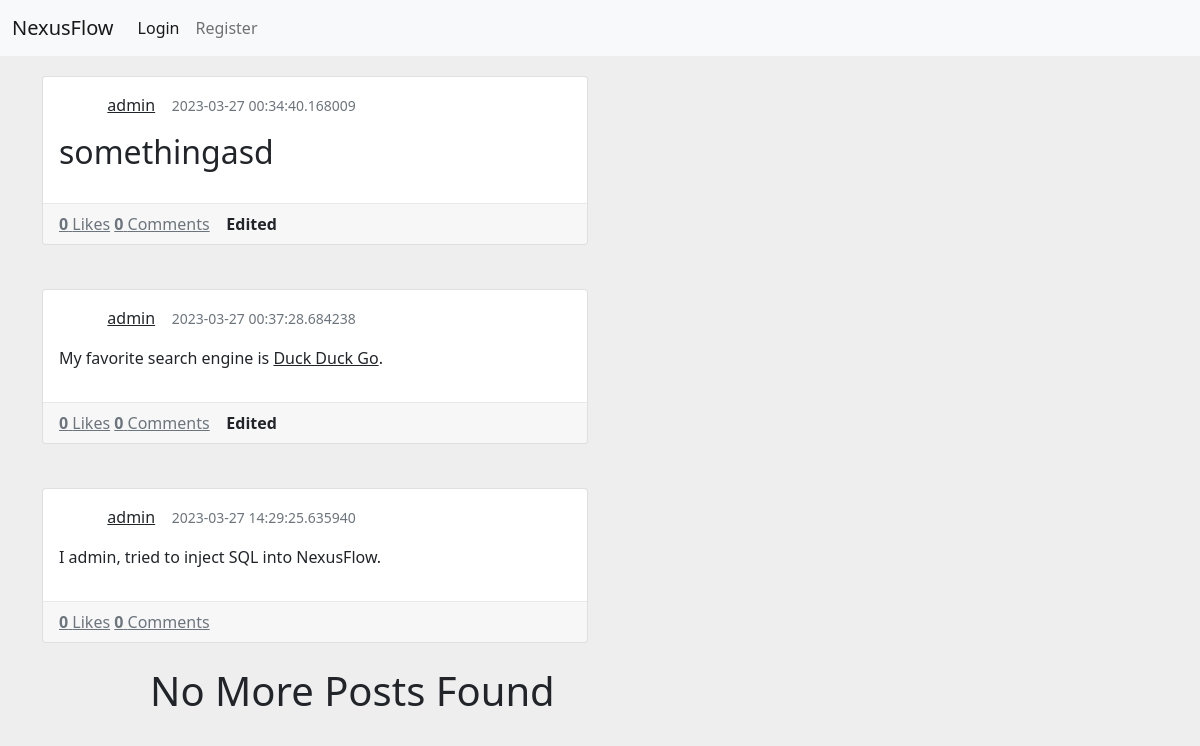
The page / on the database its author committed.
### app.py (models this page shows, shortened)
class Serializer(object):
	def serialize(self):
		return {c: getattr(self, c) for c in inspect(self).attrs.keys()}
	@staticmethod
	def serialize_list(l):
		return [m.serialize() for m in l]

class Users(db.Model, Serializer):
	id = db.Column(db.Integer, primary_key=True)
	public_id = db.Column(db.Integer)
	badges = db.Column(db.Integer)
	bio = db.Column(db.String(150))
	name = db.Column(db.String(50))
	password = db.Column(db.String(50))
	pfpurl = db.Column(db.String(150))
	likedposts = db.Column(db.String())
	admin = db.Column(db.Boolean)

class Posts(db.Model):
	id = db.Column(db.Integer, primary_key=True, autoincrement=True)
	pub_id = db.Column(db.String(75))
	date_created = db.Column(db.DateTime, default=datetime.utcnow)
	content = db.Column(db.String(2000))
	parentpost = db.Column(db.Integer)
	creator = db.Column(db.String(50))
	subpost = db.Column(db.Integer)
	likes = db.Column(db.Integer)
	comments = db.Column(db.Integer)
	del_allow = db.Column(db.Boolean)
	edited = db.Column(db.Boolean)

### app.py (the view)
@app.route('/')
def maintemp():
	temp = Posts.query.all()
	posts = []
	creates = []
	for post in temp:
		posts.append(post.__dict__)
		create = Users.query.filter_by(public_id=post.creator).first()
		creates.append(create)
	myuser = getuserfromtoken(request.cookies.get('token'))
	if myuser == None:
		myuser = {}
	return render_template('index.html',
	                       posts=posts,
	                       creates=creates,
	                       myuser=myuser)

### app.py (called while the page is built, shortened)
@app.context_processor
def inject_now():
	return {'now': datetime.utcnow()}

def getuserfromtoken(token):
	if not token:
		return None

### templates/index.html (shortened to what this page needs)
<!DOCTYPE html>
<html lang="en">
<head>
  <link href="https://cdn.jsdelivr.net/npm/bootstrap@5.0.0/dist/css/bootstrap.min.css" rel="stylesheet" >
</head>
<body>
{% set user = myuser %}
{% include "header.html" %}
{% for i in range(posts|length) %}
{% set post = posts[i] %}
{% set create = creates[i] %}
<div class="container posts-content">
    <div class="row">
        <div class="col-lg-6">
            <div class="card mb-4">
              <div class="card-body">
                <div class="media mb-3">
                  <div class="d-flex align-items-center">
                    <div class="media-body ml-3">
                      <a href="/u/{{create['name']}}">{{create['name']}}</a>
                    </div>&nbsp;&nbsp;&nbsp;&nbsp;
                    <div class="text-muted small">{{post['date_created']}} </div>
                  </div>
                </div>
                <div id="content{{post['pub_id']}}">
                <p id="content-text{{post['pub_id']}}">
									{{post['content']|markdown}}
                </p>
                </div>
              </div>
              <div class="card-footer">
                <a href="javascript:send('{{post['pub_id']}}')" class="d-inline-block text-muted">
                    <strong>{{post['likes']}}</strong> Likes
                </a>
                <a href="javascript:void(0)" class="d-inline-block text-muted ml-3">
                    <strong>{{post['comments']}}</strong> Comments
                </a>
                {% if post['edited'] == True %}
                    <strong>Edited</strong>
                {% endif %}
              </div>
            </div>
        </div>
</div>
</div>
{% endfor %}
<h1 style="padding-left:150px;">No More Posts Found</h1>
</body>
</html>

### templates/header.html (shortened to what this page needs)
    <nav class="navbar navbar-expand-lg navbar-light bg-light">
        <div class="container-fluid">
            <a class="navbar-brand" href="/">NexusFlow</a>
            <div class="collapse navbar-collapse" id="navbarNavDropdown">
                <ul class="navbar-nav">
                    {% if user != {} %}
                    <li class="nav-item">
                        <a class="nav-link active" aria-current="page" href="/post/create">Create Post</a>
                    </li>
                    <li class="nav-item">
                        <a class="nav-link" href="/u/{{user.name}}">Profile</a>
                    </li>
                    <li class="nav-item dropdown">
                        <a class="nav-link dropdown-toggle" href="#" id="navbarDropdownMenuLink" role="button" data-bs-toggle="dropdown" aria-expanded="false">
                            <img src="{{user.pfpurl}}" alt="" width="30" height="24" class="d-inline-block align-text-top profile-image">
                            {{user.name}}
                        </a>
                        <ul class="dropdown-menu dropdown-menu-end" aria-labelledby="navbarDropdownMenuLink">
                            <li><a class="dropdown-item" href="javascript:logout()">Logout</a></li>
                            <li><a class="dropdown-item" href="/settings">Settings</a></li>
                        </ul>
                    </li>
                    {% else %}
                    <li class="nav-item">
                        <a class="nav-link active" aria-current="page" href="/login">Login</a>
                    </li>
                    <li class="nav-item">
                        <a class="nav-link" href="/register">Register</a>
                    </li>
                    {% endif %}
                </ul>
            </div>
        </div>
    </nav>

### templates/index.html (style rules this page uses)
body { background:#eee; }
a { color: inherit; }
.posts-content { margin-top:20px; }
.d-flex, .d-inline-flex, .media, .media>:not(.media-body), .jumbotron, .card { -ms-flex-negative: 1; flex-shrink: 1; }
.card-footer, .card hr { border-color: rgba(24,28,33,0.06); }

### rows shown on the page
Posts: date_created "2023-03-27 00:34:40.168009", content "somethingasd", likes "0", comments "0", shows "Edited"
Users: name "admin"
Posts: date_created "2023-03-27 00:37:28.684238", content "My favorite search engine is Duck Duck Go .", likes "0", comments "0", shows "Edited"
Posts: date_created "2023-03-27 14:29:25.635940", content "I admin, tried to inject SQL into NexusFlow.", likes "0", comments "0"
